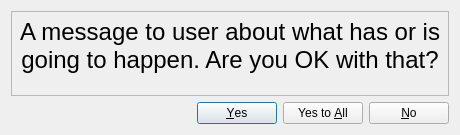
<?xml version="1.0" encoding="UTF-8"?>
<ui version="4.0">
 <class>Dialog_Message</class>
 <widget class="QDialog" name="Dialog_Message">
  <property name="geometry">
   <rect>
    <x>0</x>
    <y>0</y>
    <width>460</width>
    <height>135</height>
   </rect>
  </property>
  <property name="minimumSize">
   <size>
    <width>400</width>
    <height>135</height>
   </size>
  </property>
  <property name="windowTitle">
   <string>Dialog</string>
  </property>
  <layout class="QVBoxLayout" name="verticalLayout">
   <item>
    <widget class="QLabel" name="label_Message">
     <property name="font">
      <font>
       <pointsize>18</pointsize>
      </font>
     </property>
     <property name="frameShape">
      <enum>QFrame::StyledPanel</enum>
     </property>
     <property name="text">
      <string>A message to user about what has or is going to happen. Are you OK with that?</string>
     </property>
     <property name="alignment">
      <set>Qt::AlignHCenter|Qt::AlignTop</set>
     </property>
     <property name="wordWrap">
      <bool>true</bool>
     </property>
    </widget>
   </item>
   <item>
    <widget class="QDialogButtonBox" name="buttonBox">
     <property name="standardButtons">
      <set>QDialogButtonBox::No|QDialogButtonBox::Yes|QDialogButtonBox::YesToAll</set>
     </property>
    </widget>
   </item>
  </layout>
 </widget>
 <resources/>
 <connections>
  <connection>
   <sender>buttonBox</sender>
   <signal>accepted()</signal>
   <receiver>Dialog_Message</receiver>
   <slot>accept()</slot>
   <hints>
    <hint type="sourcelabel">
     <x>248</x>
     <y>254</y>
    </hint>
    <hint type="destinationlabel">
     <x>157</x>
     <y>274</y>
    </hint>
   </hints>
  </connection>
  <connection>
   <sender>buttonBox</sender>
   <signal>rejected()</signal>
   <receiver>Dialog_Message</receiver>
   <slot>reject()</slot>
   <hints>
    <hint type="sourcelabel">
     <x>316</x>
     <y>260</y>
    </hint>
    <hint type="destinationlabel">
     <x>286</x>
     <y>274</y>
    </hint>
   </hints>
  </connection>
 </connections>
</ui>
